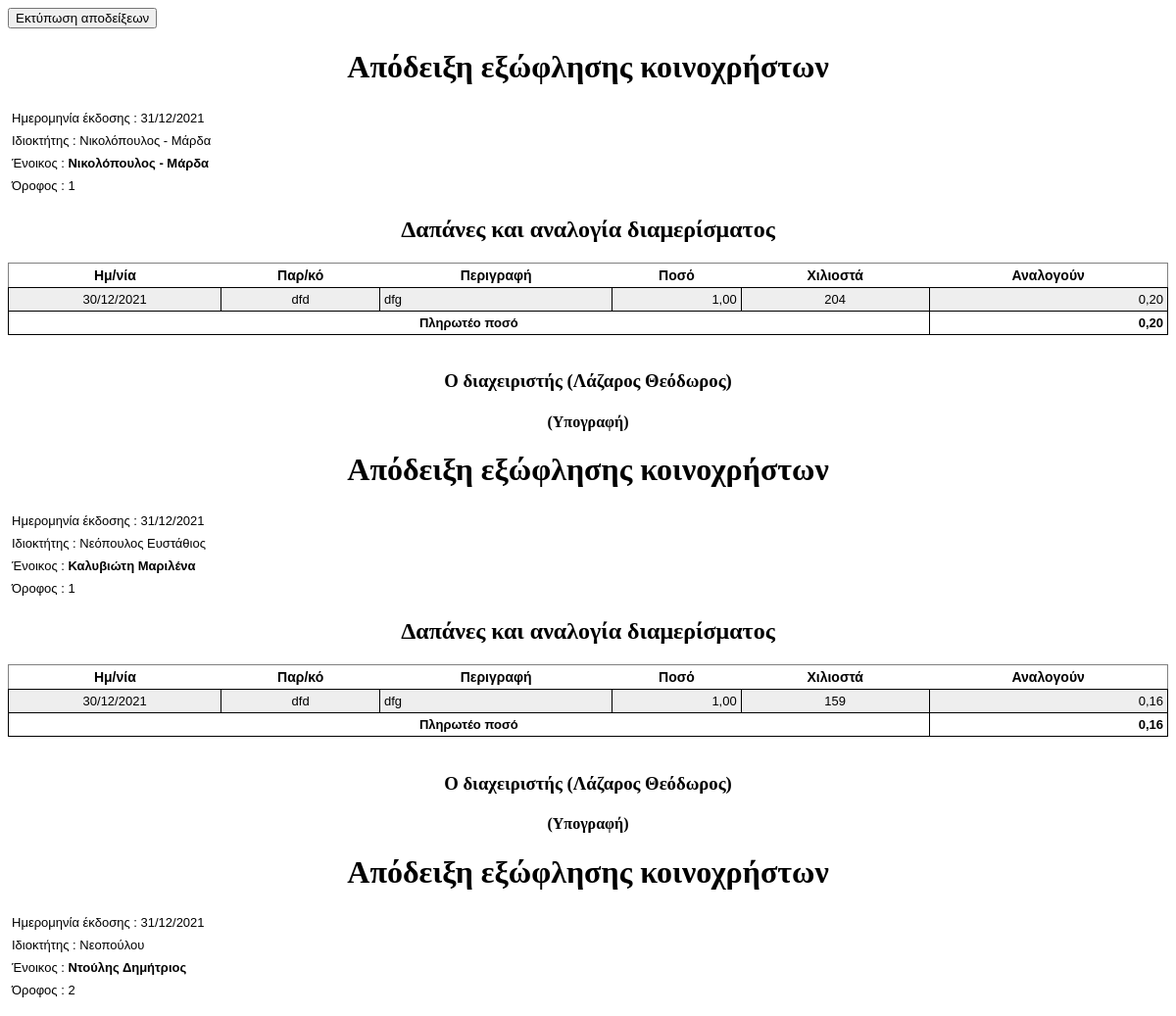
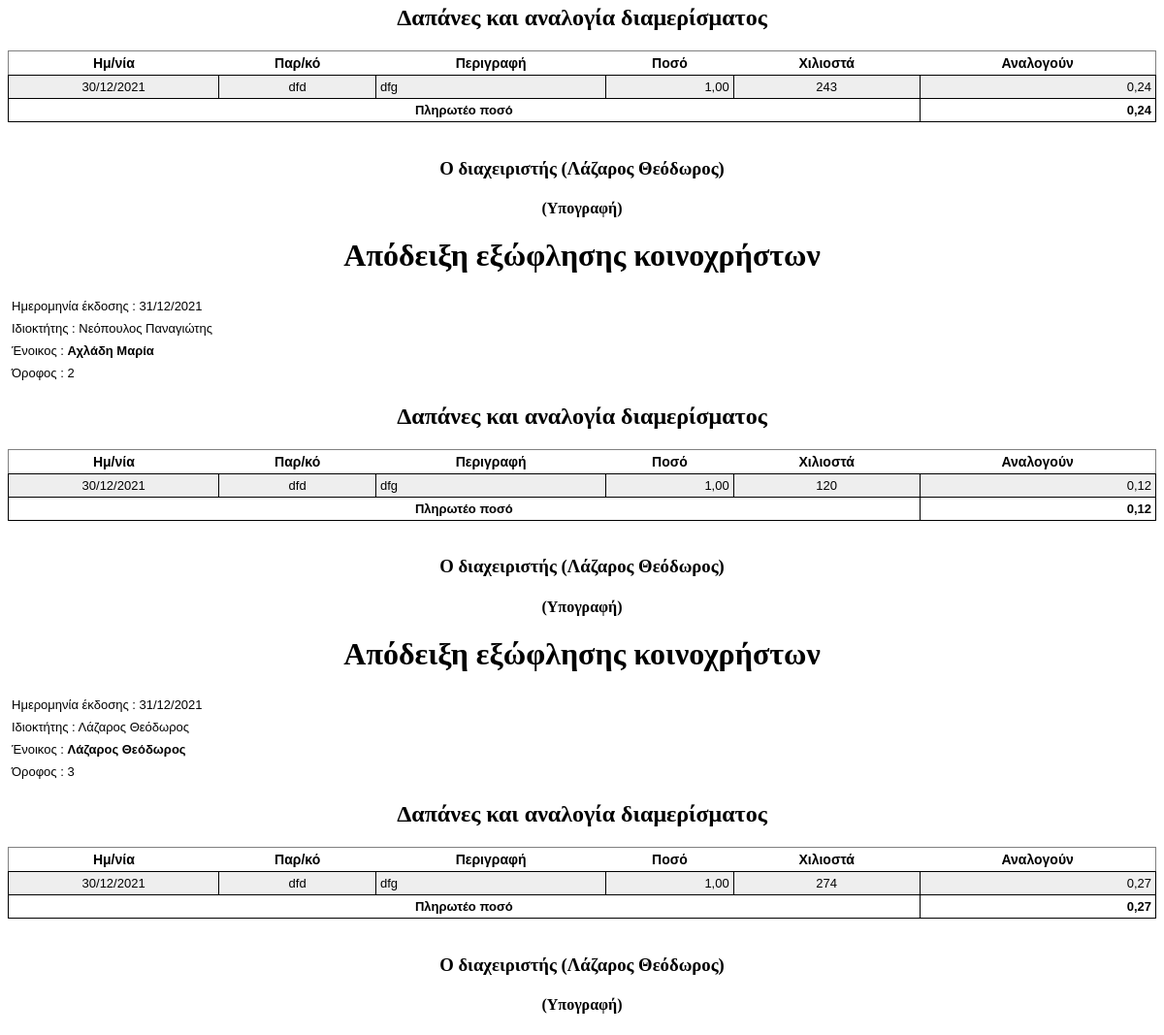
The page /110/apodeijeis/ on the database its author committed (2 pictures, top to bottom).
### koi/models.py (models this page shows, shortened)
class Diamerisma(models.Model):
    name = models.CharField(max_length=50, unique=True,
                            verbose_name='Διαμέρισμα')
    num = models.IntegerField(unique=True, verbose_name='Αριθμός')
    orofos = models.IntegerField(default=0, verbose_name='Όροφος')
    sizesm = models.DecimalField(
        decimal_places=2, max_digits=7, verbose_name='Μέγεθος τ.μ.')
    owner = models.CharField(max_length=50, verbose_name='Ιδιοκτήτης')
    guest = models.CharField(max_length=50, verbose_name='Ένοικος')
    class Meta:
        ordering = ['num']
        verbose_name = 'Διαμέρισμα'
        verbose_name_plural = 'Διαμερίσματα'

class Koinoxrista(models.Model):
    ekdosi = models.DateField('Ημερομηνία', unique=True)
    diaxeiristis = models.ForeignKey(
        Diaxeiristis, on_delete=models.CASCADE, verbose_name='Διαχειριστής')
    sxolia = models.TextField(verbose_name='Σχόλια')
    url = models.URLField(max_length=200, verbose_name='Αρχεία', default='#')
    published = models.BooleanField(default=False)
    class Meta:
        ordering = ['-ekdosi', 'id']
        verbose_name = 'Κοινόχρηστα'
        verbose_name_plural = 'Κοινόχρηστα'

class Dapanes(models.Model):
    koinoxrista = models.ForeignKey(
        Koinoxrista, on_delete=models.CASCADE, verbose_name='Κοινοχρηστα')
    category = models.ForeignKey(
        Category, on_delete=models.CASCADE, verbose_name='Κατηγορία')
    par_date = models.DateField('Ημερομηνία παραστατικού')
    par_num = models.CharField(
        max_length=20, verbose_name='Αριθμός παραστατικού')
    par_per = models.CharField(max_length=100, verbose_name='περιγραφη')
    value = models.DecimalField(
        decimal_places=2, max_digits=9, verbose_name='Ποσό')
    class Meta:
        unique_together = ['par_date', 'par_num']
        ordering = ['koinoxrista', 'par_date']
        verbose_name = 'Δαπάνη'
        verbose_name_plural = 'Δαπάνες'

class Diaxeiristis(models.Model):
    name = models.CharField(max_length=50, verbose_name='Όνομα')
    date_from = models.DateField(verbose_name='Ημ/νία ανάληψης καθηκόντων')
    SEX_CHOICES = [(1, 'Άντρας'), (2, 'Γυναίκα')]
    sex = models.IntegerField(
        choices=SEX_CHOICES, default=1, verbose_name='Φύλο')
    class Meta:
        unique_together = ['name', 'date_from']
        verbose_name = 'Διαχειριστής'
        verbose_name_plural = 'Διαχειριστές'
    def __str__(self):
        return f'{self.name}'

### koi/views.py (the view)
# urls.py: path('<int:apod_id>/apodeijeis/', views.apodeijeis, name='apodeijeis'),
def apodeijeis(request, apod_id):
    diamerismata = mdl.Diamerisma.objects.all().order_by('id')
    xiliosta = mdl.Xiliosta.objects.all()
    koin = mdl.Koinoxrista.objects.get(pk=apod_id)
    dap = koin.dapanes_set.values()
    cate = [i.id for i in mdl.Category.objects.all().order_by('id')]
    diam = [i.id for i in mdl.Diamerisma.objects.all().order_by('id')]
    fdi = {}
    for c in cate:
        for d in diam:
            fdi[(c, d)] = 0
    for el in xiliosta:
        fdi[(el.category.id, el.diamerisma.id)] = el.xiliosta
    adi = {'headers': ['Ημ/νία', 'Παρ/κό',
                       'Περιγραφή', 'Ποσό', 'Χιλιοστά', 'Αναλογούν']}
    adi['diamerismata'] = diamerismata
    adi['koinoxrista'] = koin
    adi['ptitle'] = 'Απόδειξη εξώφλησης κοινοχρήστων'
    adi['lines'] = []
    for diamerisma in diamerismata:
        dline = {'diamerisma': diamerisma, 'lines': [], 'footer': []}
        total = 0
        for dapani in dap:
            xiliosta = fdi[(dapani['category_id'], diamerisma.id)]
            anal = xiliosta / 1000 * float(dapani['value'])
            total += anal
            line = [
                {'lcr': 'center', 'val': dapani['par_date']},
                {'lcr': 'center', 'val': dapani['par_num']},
                {'lcr': 'left', 'val': dapani['par_per']},
                {'lcr': 'right', 'val': dapani['value']},
                {'lcr': 'center', 'val': xiliosta},
                {'lcr': 'right', 'val': grnum(anal)},
            ]
            dline['lines'].append(line)
        dline['footer1'] = [
            {'span': 5, 'lcr': 'center', 'val': 'Πληρωτέο ποσό'},
            {'span': 1, 'lcr': 'right', 'val': grnum(total)},
        ]
        if total != 0:
            adi['lines'].append(dline)
    return render(request, 'koi/apodeijeis.html', adi)

### utils/greek_utils.py (called while the page is built)
def grnum(num):
    if num == 0:
        return ''
    return f'{num:,.2f}'.replace(',', '|').replace('.', ',').replace('|', '.')

### koi/templates/koi/apodeijeis.html (shortened to what this page needs)
{% load static %}
<!DOCTYPE html>
<html>
  <head>
    <link rel="stylesheet" type="text/css" href="{% static 'koi/tbl.css' %}">
  </head>
  <body>
    <button onclick="javascript:window.print()" class="no-print">Εκτύπωση αποδείξεων</button>
    {% for diam in lines %}
    <h1 align="center">{{ ptitle }}</h1>
    <table class="tableNoOutline">
      <tr>
        <td>Ημερομηνία έκδοσης : {{ koinoxrista.ekdosi }}</td>
      </tr>
      <tr>
        <td>Ιδιοκτήτης : {{ diam.diamerisma.owner }}</td>
      </tr>
      <tr>
        <td>Ένοικος : <b>{{ diam.diamerisma.guest }}</b></td>
      </tr>
      <tr>
        <td>Όροφος : {{ diam.diamerisma.orofos }}</td>
      </tr>
    </table>
    <h2 align="center">Δαπάνες και αναλογία διαμερίσματος</h2>
    <table border="1" cellpadding="1" cellspacing="0">
      <tbody>
        <tr>
          {% for title in headers %}
          <th align="center">{{ title }}</th>
          {% endfor %}
        </tr>
        {% for line in diam.lines %}
        <tr>
          {% for column in line %}
          <td align="{{ column.lcr }}">{{ column.val }}</td>
          {% endfor %}
        </tr>
        {% endfor %}
        <tr>
          {% for column in diam.footer1 %}
          <td colspan={{ column.span }} align="{{ column.lcr }}"><b>{{ column.val }}</b></td>
          {% endfor %}
        </tr>
      </tbody>
    </table>
    <br>
    {% if koinoxrista.diaxeiristis.sex == 1 %}
    <h3 align="center">Ο διαχειριστής ({{ koinoxrista.diaxeiristis }})</h3>
    {% else %}
    <h3 align="center">Η διαχειρίστρια ({{ koinoxrista.diaxeiristis }})</h3>
    {% endif %}
    <h4 align="center">(Υπογραφή)</h4>
    {% endfor %}
  </body>
</html>

### koi/static/koi/tbl.css (style rules this page uses)
table { font-family: arial, sans-serif; border-collapse: collapse; width: 100%; }
td, th { border: 1px solid #000000; padding: 4px; }
th { font-size: 14px; }
td { font-size: 13px; }
tr:nth-child(even) { background-color: #eeeeee; }
.tableNoOutline { font-family: arial, sans-serif; border-collapse: collapse; width: 100%; }
.tableNoOutline td, th { border: 0px solid #000000; padding: 4px; }
.tableNoOutline td { font-size: 13px; }
.tableNoOutline tr:nth-child(even) { background-color: #ffffff; }

### rows shown on the page
Diamerisma: ptitle "Απόδειξη εξώφλησης κοινοχρήστων", diamerisma.owner "Νικολόπουλος - Μάρδα", diamerisma.guest "Νικολόπουλος - Μάρδα", diamerisma.orofos "1", headers "Ημ/νία" "Παρ/κό" "Περιγραφή" "Ποσό" "Χιλιοστά" "Αναλογούν", val "204" "0,20", val "Πληρωτέο ποσό" "0,20"
Koinoxrista: ekdosi "31/12/2021", diaxeiristis "Λάζαρος Θεόδωρος"
Dapanes: val "30/12/2021" "dfd" "dfg" "1,00" "30/12/2021" "dfd" "dfg" "1,00" "30/12/2021" "dfd" "dfg" "1,00" "30/12/2021" "dfd" "dfg" "1,00" "30/12/2021" "dfd" "dfg" "1,00"
Diamerisma: ptitle "Απόδειξη εξώφλησης κοινοχρήστων", diamerisma.owner "Νεόπουλος Ευστάθιος", diamerisma.guest "Καλυβιώτη Μαριλένα", diamerisma.orofos "1", headers "Ημ/νία" "Παρ/κό" "Περιγραφή" "Ποσό" "Χιλιοστά" "Αναλογούν", val "159" "0,16", val "Πληρωτέο ποσό" "0,16"
Diamerisma: ptitle "Απόδειξη εξώφλησης κοινοχρήστων", diamerisma.owner "Νεοπούλου", diamerisma.guest "Ντούλης Δημήτριος", diamerisma.orofos "2", headers "Ημ/νία" "Παρ/κό" "Περιγραφή" "Ποσό" "Χιλιοστά" "Αναλογούν", val "243" "0,24", val "Πληρωτέο ποσό" "0,24"
Diamerisma: ptitle "Απόδειξη εξώφλησης κοινοχρήστων", diamerisma.owner "Νεόπουλος Παναγιώτης", diamerisma.guest "Αχλάδη Μαρία", diamerisma.orofos "2", headers "Ημ/νία" "Παρ/κό" "Περιγραφή" "Ποσό" "Χιλιοστά" "Αναλογούν", val "120" "0,12", val "Πληρωτέο ποσό" "0,12"
Diamerisma: ptitle "Απόδειξη εξώφλησης κοινοχρήστων", diamerisma.owner "Λάζαρος Θεόδωρος", diamerisma.guest "Λάζαρος Θεόδωρος", diamerisma.orofos "3", headers "Ημ/νία" "Παρ/κό" "Περιγραφή" "Ποσό" "Χιλιοστά" "Αναλογούν", val "274" "0,27", val "Πληρωτέο ποσό" "0,27"
